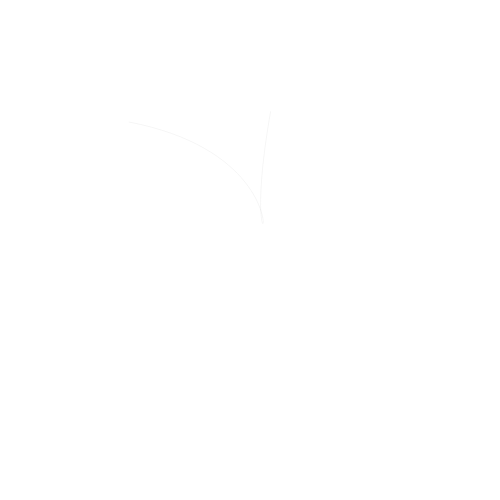
Frame 1 (no input)
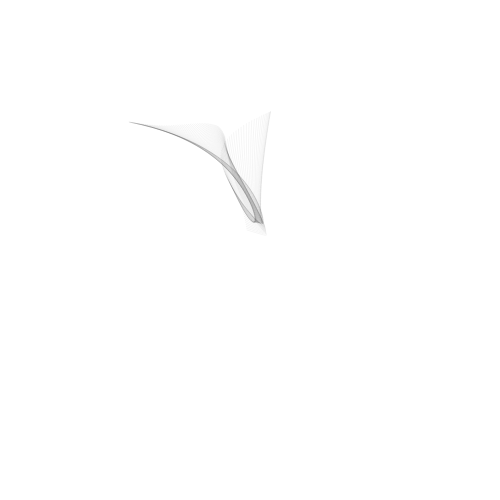
Frame 60 (no input)
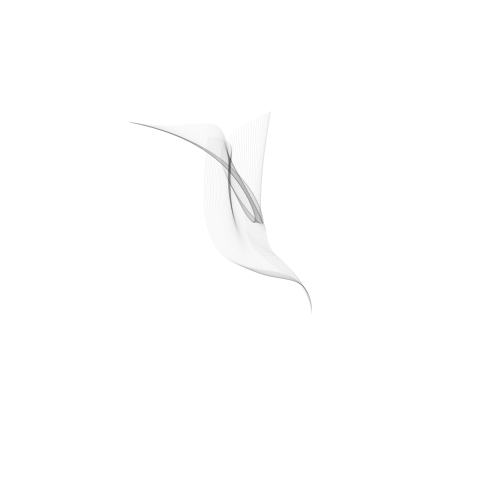
Frame 120 (the mouse pressed at the canvas centre since frame 60)

The p5.js sketch that drew these frames (run headless with seeded random() and noise() and a simulated clock; from frame 60 on, the mouse is pressed at the canvas centre):

// p5.js sketch
// ── sketch.js

var t;

function setup() {
  createCanvas(500, 500);
stroke(10, 10)
  noFill(0);
  background(255)
  t = 0;
}
 // Qui disegniamo continuamente una singola curva di Bezier sulla tela, i cui punti finali e punti di controllo vengono tutti spostati in base al noise.
//utilizzo un piccolo offset per assicurarci che i valori di noise siano diversi per ciascuna delle 8 variabili

function draw() {
  var x1 = width * noise(t - 30);
  var x2 = width * noise(t - 10);
  var x3 = width * noise(t + 0);
  var x4 = width * noise(t + 20);
  var y1 = height * noise(t + 40);
  var y2 = height * noise(t + 60);
  var y3 = height * noise(t + 80);
  var y4 = height * noise(t + 100);

  bezier(x1, y1, x2, y2, x3, y3, x4, y4);

  t += 0.005;


}
